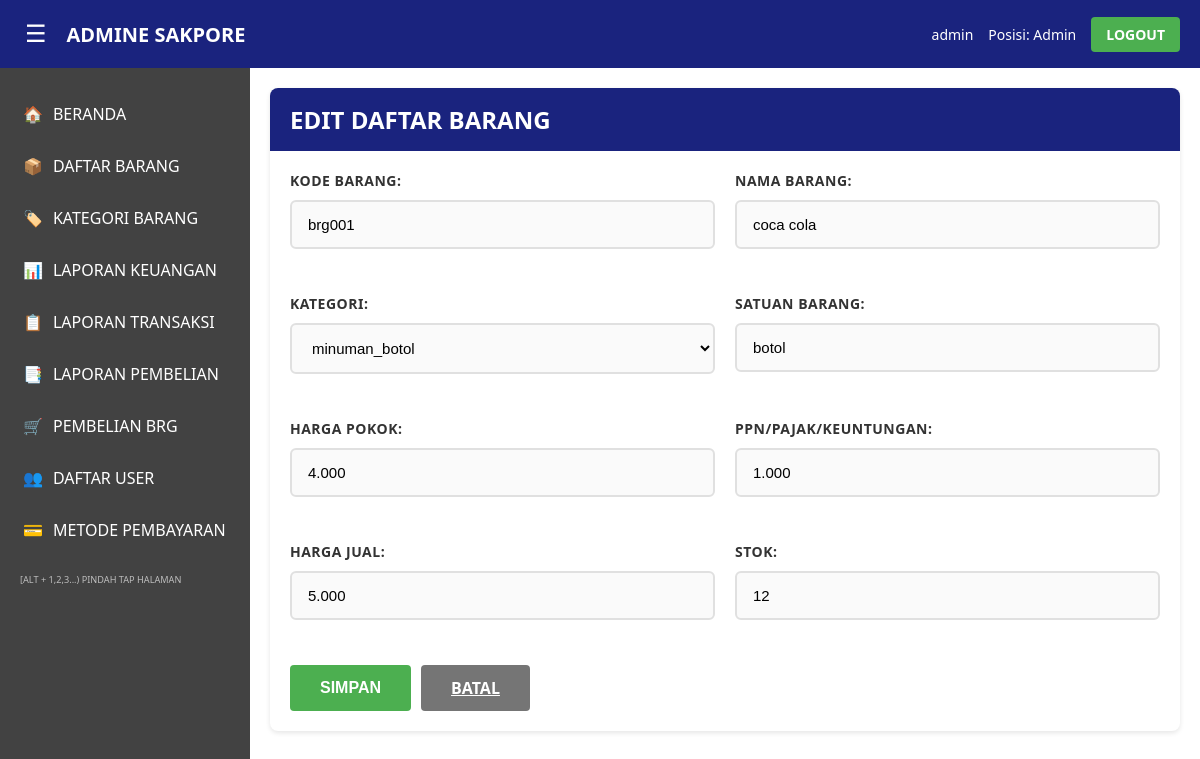
The app's page /admin/daftar_barang/tambah.php?edit=brg001 (signed in) with its own data.
### tables this page shows
CREATE TABLE IF NOT EXISTS daftar_barang (
    barangID INT AUTO_INCREMENT PRIMARY KEY,
    id_barang VARCHAR(50) UNIQUE NOT NULL,
    nama_barang VARCHAR(255) NOT NULL,
    kategori VARCHAR(50) NOT NULL,
    satuan VARCHAR(20) NOT NULL,
    harga_pokok DECIMAL(15,2) NOT NULL DEFAULT 0,
    ppn DECIMAL(15,2) NOT NULL DEFAULT 0,
    harga_jual DECIMAL(15,2) NOT NULL DEFAULT 0,
    stok INT NOT NULL DEFAULT 0,
    FOREIGN KEY (kategori) REFERENCES kategori_barang(id_kategori) ON DELETE RESTRICT
);

CREATE TABLE IF NOT EXISTS kategori_barang (
    kategoriID INT AUTO_INCREMENT PRIMARY KEY,
    id_kategori VARCHAR(50) UNIQUE NOT NULL,
    namaKategori VARCHAR(100) NOT NULL,
    tanggalinput DATE NOT NULL DEFAULT (CURRENT_DATE)
);

### config/database.php (called while the page is built, shortened)
<?php
function getConnection() {
    $conn = mysqli_connect(DB_HOST, DB_USER, DB_PASS, DB_NAME);
    mysqli_set_charset($conn, "utf8");
    return $conn;
}
function queryArray($sql) {
    $conn = getConnection();
    $result = mysqli_query($conn, $sql);
    $data = [];
    while ($row = mysqli_fetch_assoc($result)) {
        $data[] = $row;
    }
    return $data;
}
function queryOne($sql) {
    $conn = getConnection();
    $result = mysqli_query($conn, $sql);
    $row = mysqli_fetch_assoc($result);
    return $row;
}

### config/paths.php (called while the page is built, shortened)
<?php
function getScriptDepth() {
    $scriptName = $_SERVER['SCRIPT_NAME'];
    $scriptDir = dirname($scriptName);
    $scriptDir = trim($scriptDir, '/');
    $parts = explode('/', $scriptDir);
    $parts = array_filter($parts);
    $projectFolders = ['admin', 'kasir', 'assets', 'config', 'includes'];
    $depth = 0;
    $found = false;
    foreach ($parts as $part) {
        if (in_array($part, $projectFolders)) {
            $found = true;
            $depth++;
        } elseif ($found) {
            $depth++;
        }
    }
    return $depth;
}
function getNavPath($targetPath) {
    $depth = getScriptDepth();
    $backPath = str_repeat('../', $depth);
    $targetPath = ltrim($targetPath, '/');
    return $backPath . $targetPath;
}

### admin/daftar_barang/tambah.php (the view, shortened to what this page needs)
<?php
require_once __DIR__ . '/../../config/database.php';
$kategori = queryArray("SELECT * FROM kategori_barang ORDER BY namaKategori");
$editBarang = null;
if (isset($_GET['edit'])) {
    $editId = sanitize($_GET['edit']);
    $editBarang = queryOne("SELECT * FROM daftar_barang WHERE id_barang = '$editId'");
}
require_once __DIR__ . '/../../config/paths.php';
include __DIR__ . '/../../includes/header.php';
?>
<div class="card">
    <div class="card-header">
        <h2><?php echo $editBarang ? 'EDIT DAFTAR BARANG' : 'TAMBAH DAFTAR BARANG'; ?></h2>
    </div>
    <form method="POST" action="">
        <div class="form-row">
            <div class="form-group">
                <label>KODE BARANG:</label>
                <input type="text" name="id_barang" class="form-control"
                       value="<?php echo $editBarang ? htmlspecialchars($editBarang['id_barang']) : generateIdBarang(); ?>"
                       required <?php echo $editBarang ? 'readonly' : ''; ?>>
            </div>
            <div class="form-group">
                <label>NAMA BARANG:</label>
                <input type="text" name="nama_barang" class="form-control"
                       value="<?php echo $editBarang ? htmlspecialchars($editBarang['nama_barang']) : ''; ?>" required>
            </div>
        </div>
        <div class="form-row">
            <div class="form-group">
                <label>KATEGORI:</label>
                <select name="kategori" class="form-control" required>
                    <?php foreach ($kategori as $kat): ?>
                        <option value="<?php echo $kat['id_kategori']; ?>"
                                <?php echo ($editBarang && $editBarang['kategori'] == $kat['id_kategori']) ? 'selected' : ''; ?>>
                            <?php echo htmlspecialchars($kat['namaKategori']); ?>
                        </option>
                    <?php endforeach; ?>
                </select>
            </div>
            <div class="form-group">
                <label>SATUAN BARANG:</label>
                <input type="text" name="satuan" class="form-control"
                       value="<?php echo $editBarang ? htmlspecialchars($editBarang['satuan']) : ''; ?>" required>
            </div>
        </div>
        <div class="form-row">
            <div class="form-group">
                <label>HARGA POKOK:</label>
                <input type="text" name="harga_pokok" class="form-control" data-currency
                       value="<?php echo $editBarang ? number_format($editBarang['harga_pokok'], 0, ',', '.') : ''; ?>" required>
            </div>
            <div class="form-group">
                <label>PPN/PAJAK/KEUNTUNGAN:</label>
                <input type="text" name="ppn" class="form-control" data-currency
                       value="<?php echo $editBarang ? number_format($editBarang['ppn'], 0, ',', '.') : ''; ?>" required>
            </div>
        </div>
        <div class="form-row">
            <div class="form-group">
                <label>HARGA JUAL:</label>
                <input type="text" name="harga_jual" class="form-control" data-currency
                       value="<?php echo $editBarang ? number_format($editBarang['harga_jual'], 0, ',', '.') : ''; ?>" required>
            </div>
            <div class="form-group">
                <label>STOK:</label>
                <input type="number" name="stok" class="form-control"
                       value="<?php echo $editBarang ? $editBarang['stok'] : '0'; ?>" required>
            </div>
        </div>
        <div class="btn-group">
            <button type="submit" class="btn btn-success">SIMPAN</button>
            <a href="<?php echo getNavPath('admin/daftar_barang/index.php'); ?>" class="btn btn-secondary">BATAL</a>
        </div>
    </form>
</div>
<?php include __DIR__ . '/../../includes/footer.php'; ?>

### assets/css/style.css (style rules this page uses)
* { margin: 0; padding: 0; box-sizing: border-box; }
body { font-family: 'Segoe UI', Tahoma, Geneva, Verdana, sans-serif; background-color: #90EE90; color: #333; }
.form-group { margin-bottom: 25px; }
.form-group label { display: block; margin-bottom: 10px; font-weight: 600; color: #333; font-size: 14px; text-transform: uppercase; letter-spacing: 0.5px; }
.form-control { width: 100%; padding: 14px 16px; border: 2px solid #e0e0e0; border-radius: 6px; font-size: 15px; transition: all 0.3s ease; background-color: #fafafa; }
.form-control::placeholder { color: #999; font-style: italic; }
.btn { padding: 12px 30px; border: none; border-radius: 4px; font-size: 16px; font-weight: bold; cursor: pointer; transition: all 0.3s; }
.btn-success { background-color: #4caf50; color: white; }
.btn-secondary { background-color: #757575; color: white; }
.card { background-color: white; border-radius: 8px; padding: 20px; margin-bottom: 20px; box-shadow: 0 2px 5px rgba(0,0,0,0.1); }
.card-header { background-color: #1a237e; color: white; padding: 15px 20px; border-radius: 8px 8px 0 0; margin: -20px -20px 20px -20px; font-weight: bold; }
.form-row { display: flex; gap: 20px; margin-bottom: 20px; }
.form-row .form-group { flex: 1; }
.btn-group { display: flex; gap: 10px; margin-top: 20px; }

### records on screen
daftar_barang: id_barang "brg001", nama_barang "coca cola", kategori "minuman_botol", satuan "botol", harga_pokok "4.000", ppn "1.000", harga_jual "5.000", stok "12"

### other values on screen
$_SESSION['username'] "admin"
$_SESSION['jabatan'] "Admin"
